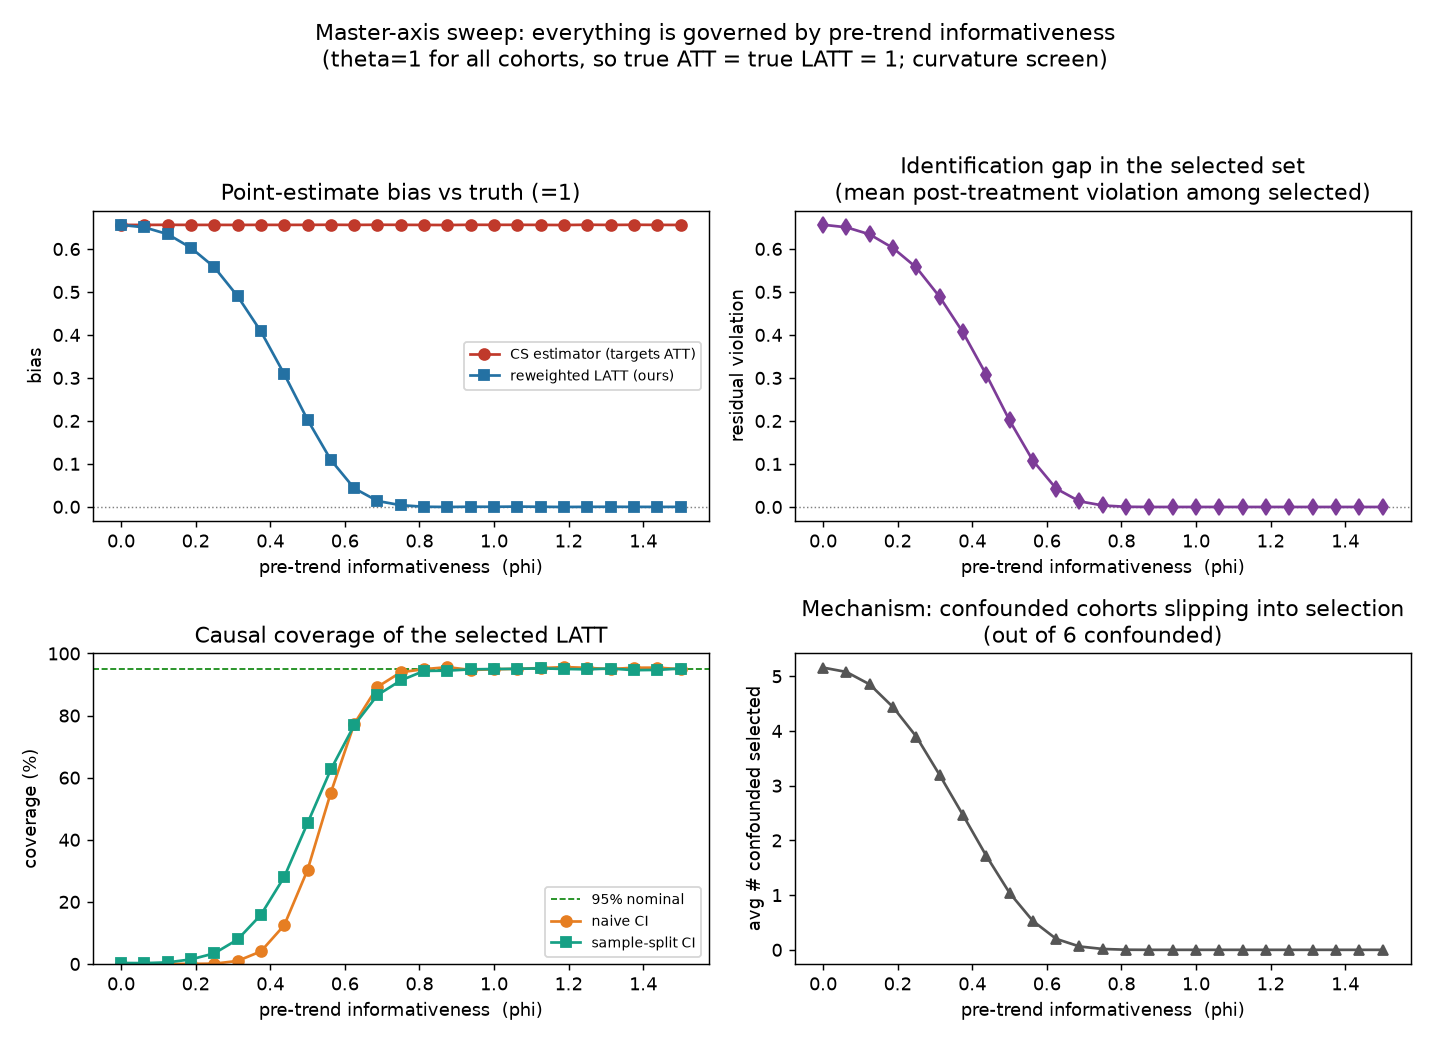

Write Python code to recreate this figure.
"""
Master-axis sweep (reduced-form normal model, 4+4 event study)
--------------------------------------------------------------
x-axis = INFORMATIVENESS phi of pre-trends: how strongly a post-treatment
         parallel-trends violation reveals itself in the pre-period.
         phi high -> confound's curvature is foreshadowed pre -> screen excludes it -> survivors clean
         phi = 0  -> confound flat in pre, curved post -> passes the screen -> survivors dirty

Unified with the rest of the simulation section: a full event study (4 pre, 4
post, reference e=0), a curved differential trend, and the CURVATURE screen
(max |pre-period second difference|), the same functional the SD(M) FLCI bounds.

Design (theta = 1 for every cohort, so true ATT = true LATT = 1; any movement off
1 is bias, not effect heterogeneity):
    - N_clean clean cohorts:      delta = 0
    - N_conf  confounded cohorts: delta_e = (phi*C/2) e^2 for e<0, (C/2) e^2 for e>0
      -> pre-period curvature = phi*C (the screen signal), post-period curvature = C
Target aggregation = average post-treatment effect (l_post uniform).
    CS   = mean post-effect over ALL cohorts   (targets ATT = 1)
    LATT = mean post-effect over SELECTED      (targets credible-subpop effect = 1)

We sweep phi and record CS/LATT bias, the identification gap of the selected set,
causal coverage of naive and sample-split CIs, and the number of confounded
cohorts slipping through the screen.
"""

import numpy as np
from scipy.stats import norm
import matplotlib
matplotlib.use("Agg")
import matplotlib.pyplot as plt
import layer2_full as L2

rng = np.random.default_rng(2024)

pre_e, post_e = L2.pre_e, L2.post_e
npre, npost = L2.npre, L2.npost
l_post = np.ones(npost) / npost

# ---- fixed DGP knobs ----
N_clean, N_conf = 6, 6
G = N_clean + N_conf
theta = np.ones(G)                 # true effect = 1 for all -> true ATT = true LATT = 1
C = 0.35                           # confounded post-period curvature (matches inference-tier "dirty")
sigma = 0.07                       # per-coefficient sampling sd (curvature screen needs precision)
rho = 0.5                          # within-cohort AR(1) sampling correlation
c = 0.22                           # curvature-screen threshold
n_reps = 8000
z = norm.ppf(0.975)


def confound(Cc, phi):
    dpre = 0.5 * (phi * Cc) * (pre_e ** 2)
    dpost = 0.5 * Cc * (post_e ** 2)
    return np.concatenate([dpre, dpost])


def within_cov(sig, rr, n):
    idx = np.arange(n)
    R = rr ** np.abs(idx[:, None] - idx[None, :])
    return (sig ** 2) * R


Sig = within_cov(sigma, rho, npre + npost)
Lc = np.linalg.cholesky(Sig)
sigma_post1 = np.sqrt(l_post @ Sig[npre:, npre:] @ l_post)   # SE of one cohort's avg post effect
clean_mask = np.array([True] * N_clean + [False] * N_conf)
tau_block = np.concatenate([np.zeros(npre), np.ones(npost)])

info_grid = np.linspace(0.0, 1.5, 25)
TRUE = 1.0

cs_bias, latt_bias, id_gap, cov_naive, cov_split, conf_included = [], [], [], [], [], []

for phi in info_grid:
    means = np.array([
        tau_block + (confound(C, phi) if not clean_mask[g] else 0.0) for g in range(G)
    ])
    post_viol = np.array([
        (confound(C, phi)[npre:] @ l_post) if not clean_mask[g] else 0.0 for g in range(G)
    ])

    cs_e = np.empty(n_reps); la_e = np.empty(n_reps)
    gap = np.empty(n_reps); nc = np.empty(n_reps)
    cn = np.zeros(n_reps, bool); csp = np.zeros(n_reps, bool)

    for r in range(n_reps):
        B = means + (Lc @ rng.standard_normal((npre + npost, G))).T
        post_eff = B[:, npre:] @ l_post
        stat = L2.max_abs_second_diff(B[:, :npre])
        sel = stat <= c
        if sel.sum() == 0:
            sel = (stat == stat.min())
        cs_e[r] = post_eff.mean()
        la_e[r] = post_eff[sel].mean()
        gap[r] = post_viol[sel].mean()                       # identification gap in selected set
        nc[r] = np.sum(sel & ~clean_mask)
        se = sigma_post1 / np.sqrt(sel.sum())
        cn[r] = (la_e[r] - z*se <= theta[sel].mean() <= la_e[r] + z*se)
        # sample-splitting honest benchmark: select on h1, estimate on h2 (independent, sqrt(2) noise)
        B1 = means + (Lc @ rng.standard_normal((npre + npost, G))).T * np.sqrt(2)
        B2 = means + (Lc @ rng.standard_normal((npre + npost, G))).T * np.sqrt(2)
        stat1 = L2.max_abs_second_diff(B1[:, :npre])
        s1 = stat1 <= c
        if s1.sum() == 0:
            s1 = (stat1 == stat1.min())
        est2 = (B2[:, npre:] @ l_post)[s1].mean(); se2 = (sigma_post1 * np.sqrt(2)) / np.sqrt(s1.sum())
        csp[r] = (est2 - z*se2 <= theta[s1].mean() <= est2 + z*se2)

    cs_bias.append(cs_e.mean() - TRUE)
    latt_bias.append(la_e.mean() - TRUE)
    id_gap.append(gap.mean())
    cov_naive.append(cn.mean() * 100)
    cov_split.append(csp.mean() * 100)
    conf_included.append(nc.mean())

cs_bias = np.array(cs_bias); latt_bias = np.array(latt_bias)
id_gap = np.array(id_gap); cov_naive = np.array(cov_naive)
cov_split = np.array(cov_split); conf_included = np.array(conf_included)

# ------------- print a compact table -------------
print(f"{'phi':>5} | {'CS bias':>8} {'LATT bias':>9} | {'id-gap':>7} | "
      f"{'naive%':>7} {'split%':>7} | {'#conf in':>8}")
for i in range(0, len(info_grid), 2):
    print(f"{info_grid[i]:5.2f} | {cs_bias[i]:+8.3f} {latt_bias[i]:+9.3f} | "
          f"{id_gap[i]:7.3f} | {cov_naive[i]:7.1f} {cov_split[i]:7.1f} | {conf_included[i]:8.2f}")

# ------------- figure -------------
fig, ax = plt.subplots(2, 2, figsize=(11, 8))
fig.suptitle("Master-axis sweep: everything is governed by pre-trend informativeness\n"
             "(theta=1 for all cohorts, so true ATT = true LATT = 1; curvature screen)", fontsize=12)

a = ax[0, 0]
a.axhline(0, color="gray", lw=.8, ls=":")
a.plot(info_grid, cs_bias, "o-", color="#c0392b", label="CS estimator (targets ATT)")
a.plot(info_grid, latt_bias, "s-", color="#2471a3", label="reweighted LATT (ours)")
a.set_title("Point-estimate bias vs truth (=1)")
a.set_xlabel("pre-trend informativeness  (phi)")
a.set_ylabel("bias")
a.legend(fontsize=8)

a = ax[0, 1]
a.axhline(0, color="gray", lw=.8, ls=":")
a.plot(info_grid, id_gap, "d-", color="#7d3c98")
a.set_title("Identification gap in the selected set\n(mean post-treatment violation among selected)")
a.set_xlabel("pre-trend informativeness  (phi)")
a.set_ylabel("residual violation")

a = ax[1, 0]
a.axhline(95, color="green", lw=.9, ls="--", label="95% nominal")
a.plot(info_grid, cov_naive, "o-", color="#e67e22", label="naive CI")
a.plot(info_grid, cov_split, "s-", color="#16a085", label="sample-split CI")
a.set_title("Causal coverage of the selected LATT")
a.set_xlabel("pre-trend informativeness  (phi)")
a.set_ylabel("coverage (%)")
a.set_ylim(0, 100)
a.legend(fontsize=8)

a = ax[1, 1]
a.plot(info_grid, conf_included, "^-", color="#555555")
a.set_title("Mechanism: confounded cohorts slipping into selection\n(out of 6 confounded)")
a.set_xlabel("pre-trend informativeness  (phi)")
a.set_ylabel("avg # confounded selected")

plt.tight_layout(rect=[0, 0, 1, 0.94])
out = "master_axis.png"
plt.savefig(out, dpi=130)
print(f"\nSaved figure -> {out}")
